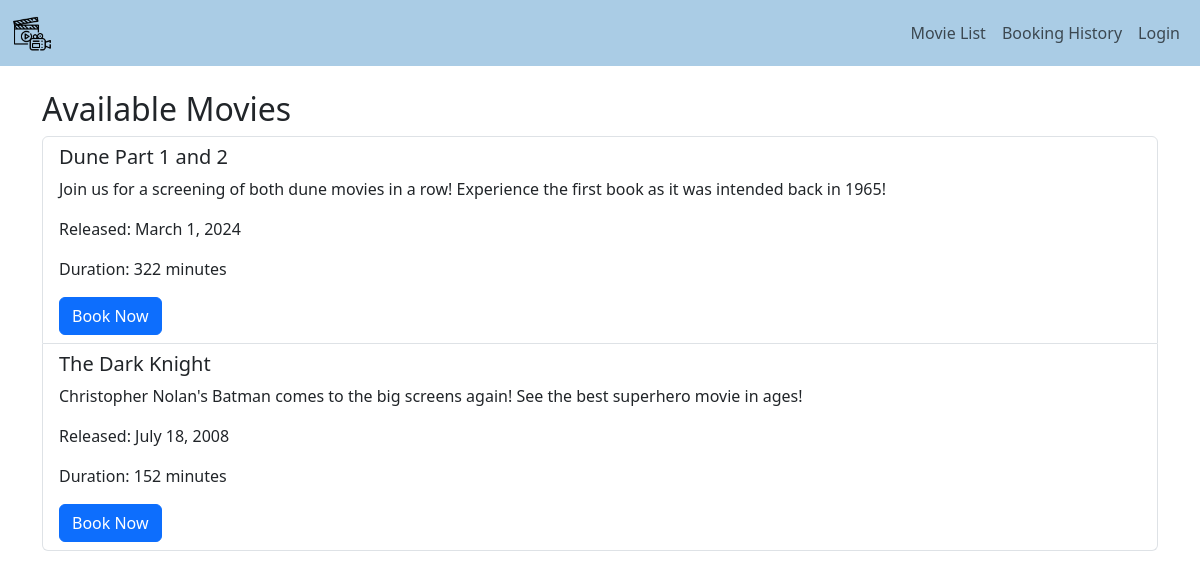
The page / on the database its author committed.
### bookings/models.py (models this page shows, shortened)
class Movie(models.Model):
    title = models.CharField(max_length = 255)
    description = models.TextField()
    release_date = models.DateField()
    duration = models.PositiveIntegerField(help_text="Duration of movie in minutes")

### bookings/views.py (the view)
# urls.py: path('', views.movie_list, name='movie_list'),
def movie_list(request):
    movies = Movie.objects.all()
    return render(request, 'bookings/movie_list.html', {'movies': movies})

### bookings/templates/bookings/movie_list.html (shortened to what this page needs)
{% extends 'bookings/base.html' %}
{% block content %}
<h2>Available Movies</h2>
<ul class='list-group'>
    {% for movie in movies %}
        <li class='list-group-item'>
            <h5>{{movie.title}}</h5>
            <p>{{movie.description}}</p>
            <p>Released: {{movie.release_date}}</p>
            <p>Duration: {{movie.duration}} minutes</p>
            <a href="{% url 'book_seat' movie.id %}" class="btn btn-primary">Book Now</a>
        </li>
    {% endfor %}
</ul>
{% endblock %}

### rows shown on the page
Movie: title "Dune Part 1 and 2", description "Join us for a screening of both dune movies in a row! Experience the first book as it was intended back in 1965!", release_date "March 1, 2024", duration "322"
Movie: title "The Dark Knight", description "Christopher Nolan's Batman comes to the big screens again! See the best superhero movie in ages!", release_date "July 18, 2008", duration "152"
